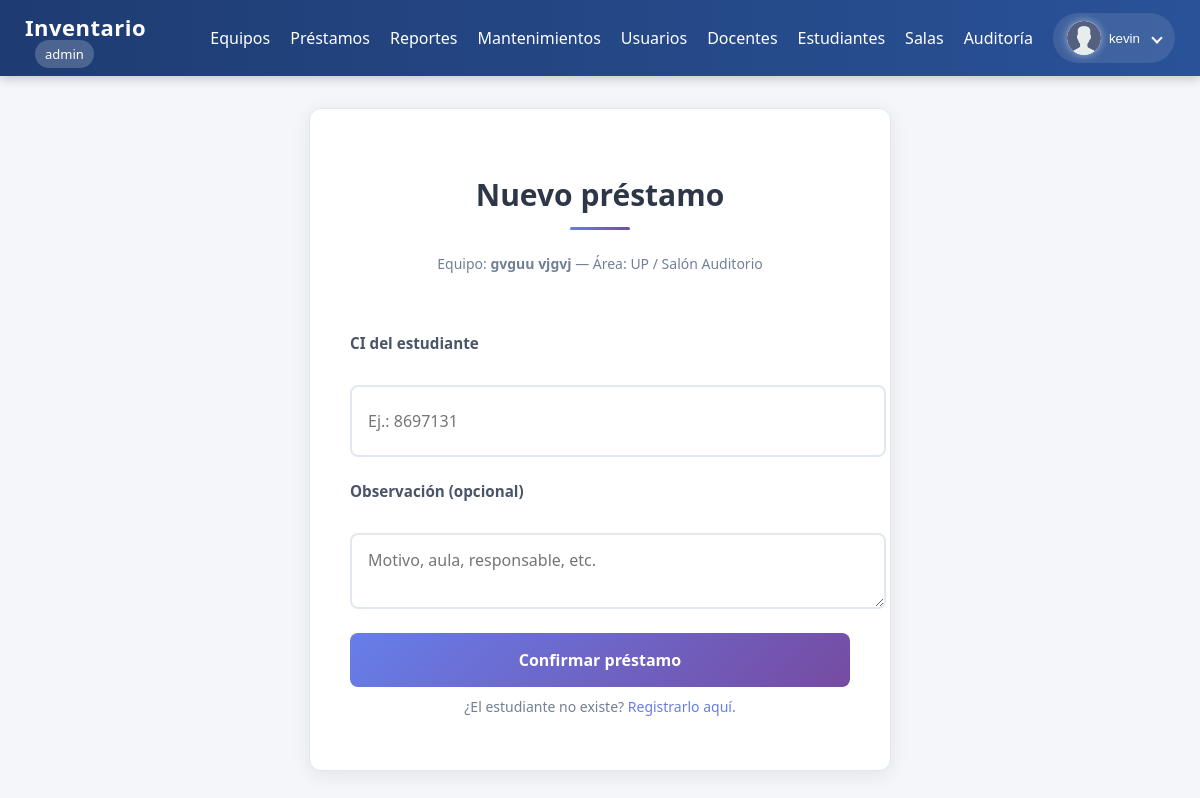
The page /public/prestamos_nuevo.php?equipo=8 (signed in) on the database its author committed.
### tables this page shows
CREATE TABLE `equipos` (
  `id` int(11) NOT NULL,
  `area_id` int(11) NOT NULL,
  `sala_id` int(11) DEFAULT NULL,
  `tipo` varchar(60) NOT NULL,
  `marca` varchar(80) DEFAULT NULL,
  `modelo` varchar(120) DEFAULT NULL,
  `nro_serie` varchar(120) DEFAULT NULL,
  `serial_interno` varchar(32) NOT NULL,
  `estado` varchar(20) NOT NULL DEFAULT 'bueno',
  `prestado` tinyint(1) NOT NULL DEFAULT 0,
  `con_reporte` tinyint(1) NOT NULL DEFAULT 0,
  `detalles` longtext DEFAULT NULL CHECK (json_valid(`detalles`)),
  `creado_en` timestamp NOT NULL DEFAULT current_timestamp(),
  `actualizado_en` timestamp NULL DEFAULT NULL ON UPDATE current_timestamp(),
  `en_mantenimiento` tinyint(1) DEFAULT 0,
  `con_fallos` tinyint(1) DEFAULT 0
);

CREATE TABLE `areas` (
  `id` int(11) NOT NULL,
  `nombre` varchar(80) NOT NULL,
  `creado_en` timestamp NOT NULL DEFAULT current_timestamp()
);

CREATE TABLE `salas` (
  `id` int(11) NOT NULL,
  `area_id` int(11) NOT NULL,
  `nombre` varchar(120) NOT NULL,
  `descripcion` text DEFAULT NULL,
  `creado_en` timestamp NOT NULL DEFAULT current_timestamp()
);

### public/prestamos_nuevo.php (the view, shortened to what this page needs)
<?php
require __DIR__ . '/../init.php';
$equipo_id = intval($_GET['equipo'] ?? 0);
$stmt = $mysqli->prepare("SELECT e.*, a.nombre AS area, s.nombre AS sala
                          FROM equipos e
                          JOIN areas a ON a.id=e.area_id
                          LEFT JOIN salas s ON s.id=e.sala_id
                          WHERE e.id=? LIMIT 1");
$stmt->bind_param("i", $equipo_id);
$stmt->execute();
$equipo = $stmt->get_result()->fetch_assoc();
?>
<!doctype html>
<html lang="es">
<head>
  <link rel="stylesheet" href="../css/form_prestamos_nuevo.css">
</head>
<body>
  <?php
  include __DIR__ . '/navbar.php';
  ?>
  <div class="container">
    <div class="card">
      <h2>Nuevo préstamo</h2>
      <p class="muted">
        Equipo: <strong><?= htmlspecialchars($equipo['tipo']) ?> <?= htmlspecialchars($equipo['marca']) ?> <?= htmlspecialchars($equipo['modelo']) ?></strong>
        — Área: <?= htmlspecialchars($equipo['area']) ?><?= $equipo['sala'] ? ' / ' . htmlspecialchars($equipo['sala']) : '' ?>
      </p>
      <form method="post" autocomplete="off">
        <br>
        <label>CI del estudiante</label>
        <input name="ci" placeholder="Ej.: 8697131" type="text" required>
        <label>Observación (opcional)</label>
        <textarea name="observacion" placeholder="Motivo, aula, responsable, etc."></textarea>
        <button type="submit">Confirmar préstamo</button>
      </form>
      <p class="muted" style="margin-top:10px">
        ¿El estudiante no existe? <a href="/inventario_uni/public/estudiantes_registro.php" target="_blank">Registrarlo aquí</a>.
      </p>
    </div>
  </div>
</body>
</html>

### css/form_prestamos_nuevo.css (style rules this page uses)
.card { max-width: 500px; margin: 2rem auto; background: white; border-radius: 12px; box-shadow: 0 4px 20px rgba(0, 0, 0, 0.08); padding: 2.5rem; border: 1px solid #e1e8ed; animation: slideIn 0.6s ease-out; }
.card h2 { color: #2d3748; font-size: 1.875rem; font-weight: 600; margin-bottom: 1.5rem; text-align: center; position: relative; }
.card h2::after { content: ''; display: block; width: 60px; height: 3px; background: linear-gradient(135deg, #667eea 0%, #764ba2 100%); margin: 0.75rem auto; border-radius: 2px; }
form { display: flex; flex-direction: column; gap: 1.5rem; }
label { font-weight: 600; color: #4a5568; font-size: 0.95rem; margin-bottom: 0.5rem; display: block; }
input[type="text"], input[type="email"], input[type="password"], input[type="number"], input[type="date"], textarea, select { width: 100%; padding: 0.875rem 1rem; border: 2px solid #e2e8f0; border-radius: 8px; font-size: 1rem; transition: all 0.3s ease; background: #fff; color: #2d3748; font-family: inherit; resize: vertical; min-height: 40px; }
button[type="submit"] { background: linear-gradient(135deg, #667eea 0%, #764ba2 100%); color: white; border: none; padding: 1rem 2rem; border-radius: 8px; font-size: 1rem; font-weight: 600; cursor: pointer; transition: all 0.3s ease; min-height: 50px; font-family: inherit; }
.muted { color: #718096; font-size: 0.875rem; text-align: center; margin-top: 1.5rem; }
.muted a { color: #667eea; text-decoration: none; font-weight: 500; transition: color 0.3s ease; }

### public/navbar.php (style rules this page uses)
body { margin: 0; font-family: 'Segoe UI', Roboto, sans-serif; background-color: #f5f6fa; }

### rows shown on the page
equipos: tipo "gvguu", marca "vjgvj", area.nombre "UP", sala.nombre "Salón Auditorio"

### other values the page prints
$rol "admin"
user()['nombre'] "kevin"
